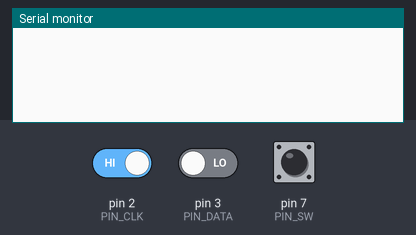
A sketch run on a simulated Arduino Leonardo, built with avr-gcc and run on an emulated ATmega32U4. Shown: the last lines printed to the serial monitor. The test bench sets the inputs (shaded band); at power-on: pin 2 (PIN_CLK) HIGH, pin 7 (PIN_SW) HIGH, pin 3 (PIN_DATA) LOW. USB keyboard and mouse output is not drawn.

Above: at 1.2 s.
1.3 s: pin 2 (PIN_CLK) driven LOW
At 2.5 s:
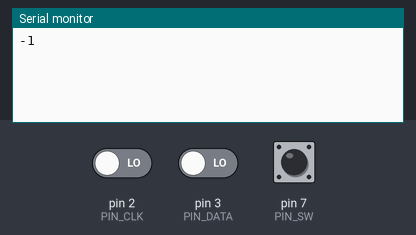
2.8 s: pin 7 (PIN_SW) pulled LOW for 0.15 s
At 3.9 s:
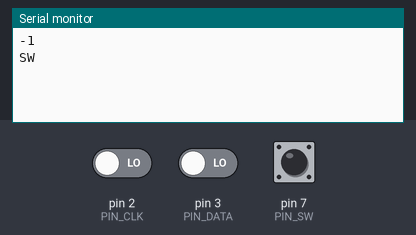

The sketch:

rotary.ino
```cpp
#include "HID-Project.h"

#define PIN_CLK 2
#define PIN_DATA 3
#define PIN_SW 7

volatile int rotary = 0;

void swChange() {
  Serial.println("SW");
  Consumer.write(MEDIA_PLAY_PAUSE);
}

void clkChange() {
  bool clk = digitalRead(PIN_CLK);
  bool data = digitalRead(PIN_DATA);

  if(data != clk) {
    rotary += 1;
  }else{
    rotary -= 1;
  }

  Serial.println(rotary);
}

void setup() {
  Serial.begin(115200);

  pinMode(PIN_CLK, INPUT);
  pinMode(PIN_DATA, INPUT);
  pinMode(PIN_SW, INPUT_PULLUP);

  attachInterrupt(digitalPinToInterrupt(PIN_CLK), clkChange, FALLING);
  attachInterrupt(digitalPinToInterrupt(PIN_SW), swChange, FALLING);

  Consumer.begin();
}

int oldrot = 0;
void loop() {
  if(rotary != oldrot) {

    if(rotary > oldrot) {
      Consumer.write(MEDIA_VOLUME_UP);
      Consumer.write(MEDIA_VOLUME_UP);
    }
    if(rotary < oldrot) {
      Consumer.write(MEDIA_VOLUME_DOWN);
      Consumer.write(MEDIA_VOLUME_DOWN);
    }

    oldrot = rotary;
  }
}
```

Measured:
- after the input at 1.3 s, the serial monitor: prints a new line at once (image 1)
- after the input at 2.8 s, the serial monitor: prints a new line at once (image 2)
